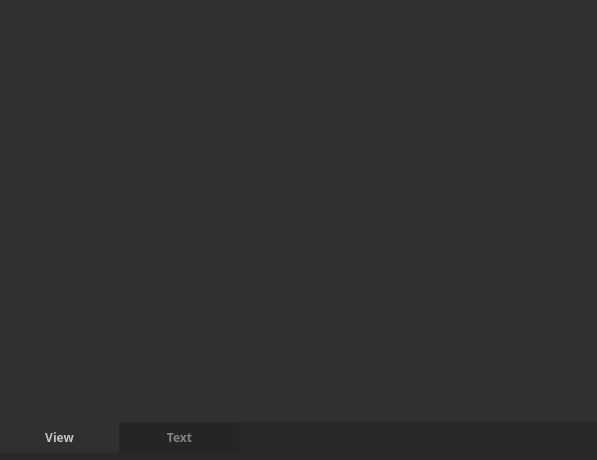
<?xml version="1.0" encoding="UTF-8"?>
<ui version="4.0">
 <class>JsonTab</class>
 <widget class="QWidget" name="JsonTab">
  <property name="geometry">
   <rect>
    <x>0</x>
    <y>0</y>
    <width>597</width>
    <height>460</height>
   </rect>
  </property>
  <property name="windowTitle">
   <string>Form</string>
  </property>
  <property name="styleSheet">
   <string notr="true">border: none;
</string>
  </property>
  <layout class="QVBoxLayout" name="verticalLayout_2">
   <property name="spacing">
    <number>0</number>
   </property>
   <property name="leftMargin">
    <number>0</number>
   </property>
   <property name="topMargin">
    <number>0</number>
   </property>
   <property name="rightMargin">
    <number>0</number>
   </property>
   <property name="bottomMargin">
    <number>0</number>
   </property>
   <item>
    <widget class="QFrame" name="frame">
     <property name="styleSheet">
      <string notr="true">QFrame#frame {
	background: #282828;
	color: #e3e3e3;
}</string>
     </property>
     <property name="frameShape">
      <enum>QFrame::StyledPanel</enum>
     </property>
     <property name="frameShadow">
      <enum>QFrame::Raised</enum>
     </property>
     <layout class="QVBoxLayout" name="verticalLayout_3">
      <property name="spacing">
       <number>0</number>
      </property>
      <property name="leftMargin">
       <number>0</number>
      </property>
      <property name="topMargin">
       <number>0</number>
      </property>
      <property name="rightMargin">
       <number>0</number>
      </property>
      <property name="bottomMargin">
       <number>0</number>
      </property>
      <item>
       <widget class="QTabWidget" name="tabWidget">
        <property name="font">
         <font>
          <family>Varela Round</family>
          <weight>75</weight>
          <bold>true</bold>
         </font>
        </property>
        <property name="styleSheet">
         <string notr="true">QTabWidget::pane {
	border: 0;
	margin: 0;
} 

 QTabBar::tab {
	width: 105px;
	padding: 7px;
	margin-top: 0;
	margin-right: 1px;
	margin-bottom: 7px;
	background-color: #252525;
	color: #838383;
	border-bottom-right-radius:3px;
	border-bottom-left-radius: 3px;
	border-top-right-radius: 0;
	border-top-left-radius: 0;
}

QTabBar::tab:selected { 
  	background: #303030;
	color: #c3c3c3;
  	margin-top: 0; 
}

QFrame {
	border: 0;
	background: #303030;
}

QPushButton {
	background: #303030;
}</string>
        </property>
        <property name="tabPosition">
         <enum>QTabWidget::South</enum>
        </property>
        <property name="currentIndex">
         <number>0</number>
        </property>
        <property name="usesScrollButtons">
         <bool>false</bool>
        </property>
        <widget class="QWidget" name="tab_view">
         <property name="styleSheet">
          <string notr="true">QTreeView {
	outline: 0;
	border: none;
}

QTreeView::branch {
	padding: 7px;
}

QTreeView::branch:has-siblings:!adjoins-item {
    border-image: url(://gfx/icons/treeview/vline.png) 0;
}

QTreeView::branch:has-siblings:adjoins-item {
    border-image: url(://gfx/icons/treeview/branch-more.png) 0;
}

QTreeView::branch:!has-children:!has-siblings:adjoins-item {
    border-image: url(://gfx/icons/treeview/branch-end.png) 0;
}

QTreeView::branch:has-children:!has-siblings:closed,
QTreeView::branch:closed:has-children:has-siblings {
        border-image: none;
        image: url(://gfx/icons/treeview/branch-closed.svg);
}

QTreeView::branch:open:has-children:!has-siblings,
QTreeView::branch:open:has-children:has-siblings  {
        border-image: none;
		padding: 5px;
        image: url(://gfx/icons/treeview/branch-open.svg);
}

QTreeView::branch::selected {
    background: #535353;
}

QTreeView::item {
	padding: 3;
	color: #f3f3f3;
}

QTreeView::item::selected {
	padding-left: 0;
	background: #535353;
	color: #e3e3e3;
}</string>
         </property>
         <attribute name="title">
          <string>View</string>
         </attribute>
         <layout class="QVBoxLayout" name="verticalLayout">
          <property name="spacing">
           <number>14</number>
          </property>
          <property name="leftMargin">
           <number>14</number>
          </property>
          <property name="topMargin">
           <number>14</number>
          </property>
          <property name="rightMargin">
           <number>14</number>
          </property>
          <property name="bottomMargin">
           <number>14</number>
          </property>
          <item>
           <widget class="QTreeView" name="tree_json">
            <property name="font">
             <font>
              <family>Hack</family>
              <pointsize>8</pointsize>
             </font>
            </property>
            <property name="editTriggers">
             <set>QAbstractItemView::NoEditTriggers</set>
            </property>
            <property name="uniformRowHeights">
             <bool>true</bool>
            </property>
            <attribute name="headerVisible">
             <bool>false</bool>
            </attribute>
           </widget>
          </item>
         </layout>
        </widget>
        <widget class="QWidget" name="tab_text">
         <property name="styleSheet">
          <string notr="true">QPlainTextEdit {
	color: #e3e3e3;
	selection-background-color: #535353;
}</string>
         </property>
         <attribute name="title">
          <string>Text</string>
         </attribute>
         <layout class="QHBoxLayout" name="horizontalLayout_2">
          <property name="spacing">
           <number>14</number>
          </property>
          <property name="leftMargin">
           <number>14</number>
          </property>
          <property name="topMargin">
           <number>14</number>
          </property>
          <property name="rightMargin">
           <number>14</number>
          </property>
          <property name="bottomMargin">
           <number>14</number>
          </property>
         </layout>
        </widget>
       </widget>
      </item>
     </layout>
    </widget>
   </item>
  </layout>
 </widget>
 <resources/>
 <connections/>
</ui>
